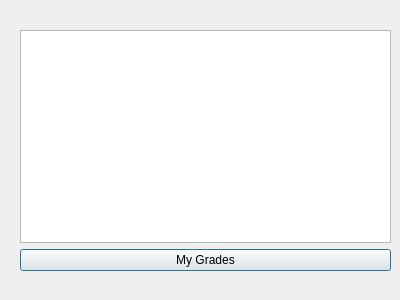
<?xml version="1.0" encoding="UTF-8"?>
<ui version="4.0">
 <class>Course4</class>
 <widget class="QDialog" name="Course4">
  <property name="geometry">
   <rect>
    <x>0</x>
    <y>0</y>
    <width>400</width>
    <height>300</height>
   </rect>
  </property>
  <property name="windowTitle">
   <string>Dialog</string>
  </property>
  <widget class="QWidget" name="">
   <property name="geometry">
    <rect>
     <x>20</x>
     <y>30</y>
     <width>371</width>
     <height>241</height>
    </rect>
   </property>
   <layout class="QVBoxLayout" name="verticalLayout">
    <item>
     <widget class="QTextBrowser" name="textBrowser_course4"/>
    </item>
    <item>
     <widget class="QPushButton" name="pushButton_course4">
      <property name="text">
       <string>My Grades</string>
      </property>
     </widget>
    </item>
   </layout>
  </widget>
 </widget>
 <resources/>
 <connections/>
</ui>
